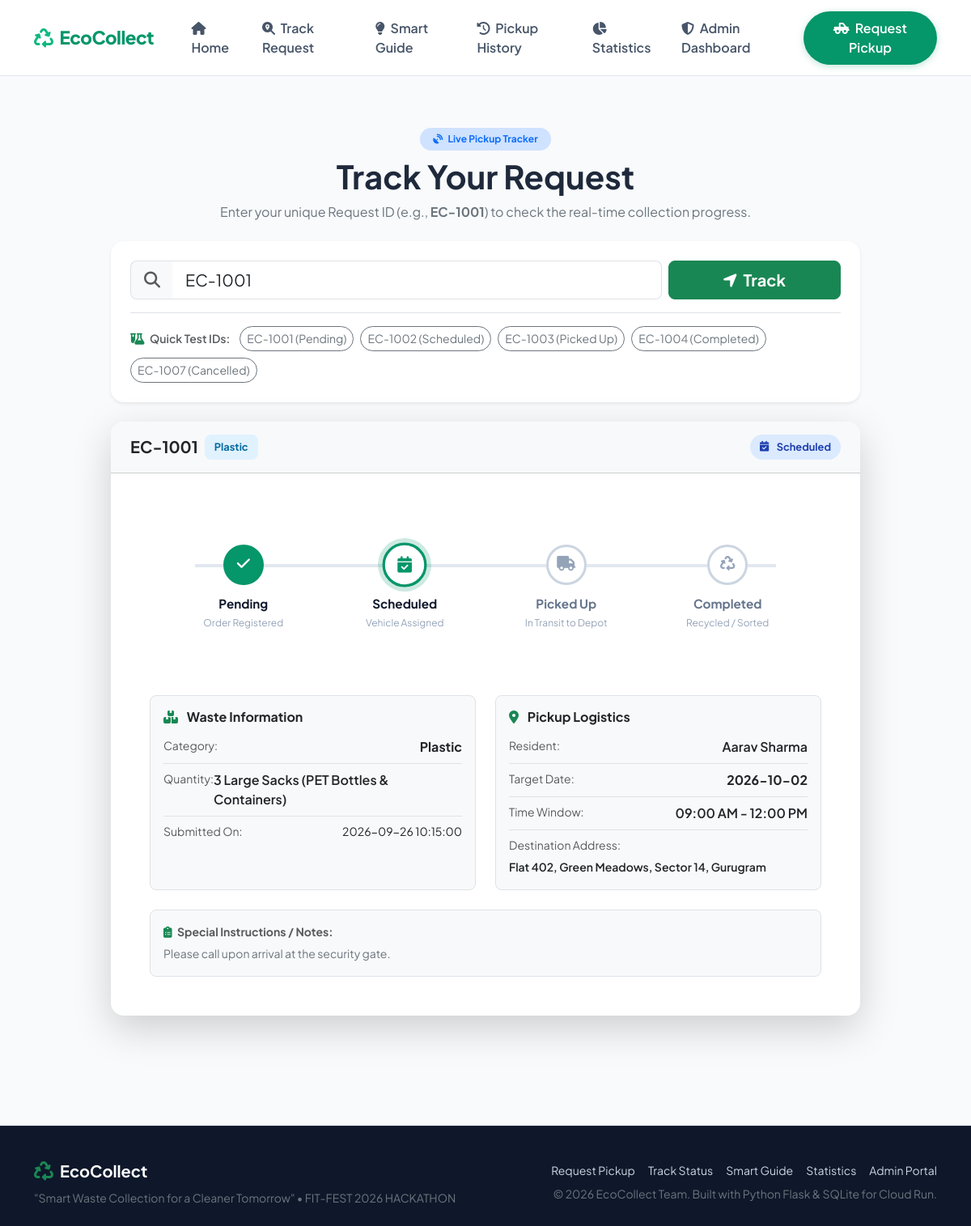
The app's page /track?request_id=EC-1001 with its own data.
### tables this page shows
CREATE TABLE requests (
            id INTEGER PRIMARY KEY AUTOINCREMENT,
            request_id TEXT UNIQUE NOT NULL,
            name TEXT NOT NULL,
            phone TEXT NOT NULL,
            email TEXT NOT NULL,
            waste_category TEXT NOT NULL,
            quantity TEXT NOT NULL,
            address TEXT NOT NULL,
            pickup_date TEXT NOT NULL,
            time_slot TEXT NOT NULL,
            notes TEXT,
            status TEXT NOT NULL DEFAULT 'Pending',
            created_at TIMESTAMP DEFAULT CURRENT_TIMESTAMP
        );

### app.py (the view)
@app.route("/track", methods=["GET", "POST"])
def track():
    req_id = request.values.get("request_id", "").strip().upper()
    req = None
    searched = False
    if req_id:
        searched = True
        req = database.get_request_by_id(req_id)
        if not req:
            flash(f"No collection request found with ID '{req_id}'. Please verify and try again.", "warning")
    return render_template("track.html", request=req, search_query=req_id, searched=searched)

### templates/track.html (shortened to what this page needs)
{% extends "base.html" %}
{% block content %}
<div class="container py-5">
    <div class="row justify-content-center">
        <div class="col-lg-10">
            <div class="text-center mb-4">
                <span class="badge bg-primary-subtle text-primary fw-bold px-3 py-2 rounded-pill mb-2">
                    <i class="fa-solid fa-satellite-dish me-1"></i> Live Pickup Tracker
                </span>
                <h1 class="fw-bold mb-2">Track Your Request</h1>
                <p class="text-secondary max-w-600 mx-auto">
                    Enter your unique Request ID (e.g., <strong>EC-1001</strong>) to check the real-time collection progress.
                </p>
            </div>
            <div class="card border-0 shadow-sm rounded-4 p-4 mb-4 bg-white">
                <form action="{{ url_for('track') }}" method="GET" class="row g-2 align-items-center">
                    <div class="col-md-9">
                        <div class="input-group input-group-lg">
                            <span class="input-group-text bg-light border-end-0">
                                <i class="fa-solid fa-magnifying-glass text-muted"></i>
                            </span>
                            <input type="text" name="request_id" class="form-control border-start-0" placeholder="Enter Request ID (e.g. EC-1001)" value="{{ search_query }}" required>
                        </div>
                    </div>
                    <div class="col-md-3">
                        <button type="submit" class="btn btn-success btn-lg w-100 fw-bold rounded-3">
                            <i class="fa-solid fa-location-arrow me-1"></i> Track
                        </button>
                    </div>
                </form>
                <div class="mt-3 pt-3 border-top d-flex flex-wrap align-items-center gap-2">
                    <span class="small text-muted fw-semibold me-1"><i class="fa-solid fa-flask-vial text-success me-1"></i> Quick Test IDs:</span>
                    <a href="{{ url_for('track', request_id='EC-1001') }}" class="btn btn-sm btn-outline-secondary rounded-pill">EC-1001 (Pending)</a>
                    <a href="{{ url_for('track', request_id='EC-1002') }}" class="btn btn-sm btn-outline-secondary rounded-pill">EC-1002 (Scheduled)</a>
                    <a href="{{ url_for('track', request_id='EC-1003') }}" class="btn btn-sm btn-outline-secondary rounded-pill">EC-1003 (Picked Up)</a>
                    <a href="{{ url_for('track', request_id='EC-1004') }}" class="btn btn-sm btn-outline-secondary rounded-pill">EC-1004 (Completed)</a>
                    <a href="{{ url_for('track', request_id='EC-1007') }}" class="btn btn-sm btn-outline-secondary rounded-pill">EC-1007 (Cancelled)</a>
                </div>
            </div>
            {% if searched and request %}
                <div class="card border-0 shadow-lg rounded-4 overflow-hidden mb-4 bg-white">
                    <div class="card-header bg-light py-3 px-4 d-flex flex-wrap justify-content-between align-items-center">
                        <div class="d-flex align-items-center gap-2">
                            <span class="fs-5 fw-bold text-dark">{{ request.request_id }}</span>
                            <span class="badge-category badge-{{ request.waste_category|lower|replace(' ', '') }}">
                                {{ request.waste_category }}
                            </span>
                        </div>
                        <div class="mt-2 mt-sm-0">
                            {% if request.status == 'Pending' %}
                                <span class="badge-status status-pending"><i class="fa-regular fa-clock me-1"></i> Pending</span>
                            {% elif request.status == 'Scheduled' %}
                                <span class="badge-status status-scheduled"><i class="fa-solid fa-calendar-check me-1"></i> Scheduled</span>
                            {% elif request.status == 'Picked Up' %}
                                <span class="badge-status status-picked-up"><i class="fa-solid fa-truck me-1"></i> Picked Up</span>
                            {% elif request.status == 'Completed' %}
                                <span class="badge-status status-completed"><i class="fa-solid fa-circle-check me-1"></i> Completed</span>
                            {% elif request.status == 'Cancelled' %}
                                <span class="badge-status status-cancelled"><i class="fa-solid fa-circle-xmark me-1"></i> Cancelled</span>
                            {% endif %}
                        </div>
                    </div>
                    <div class="card-body p-4 p-md-5">
                        {% if request.status == 'Cancelled' %}
                            <div class="timeline-cancelled-banner mb-5">
                                <div class="fs-1"><i class="fa-solid fa-ban"></i></div>
                                <div>
                                    <h5 class="fw-bold mb-1">Request Cancelled</h5>
                                    <p class="mb-0 small">This pickup request was cancelled. If you believe this was in error, please submit a new pickup request or contact collection support.</p>
                                </div>
                            </div>
                        {% else %}
                            <div class="timeline-container mb-5">
                                <div class="tracking-timeline">
                                    {% set is_pending_done = request.status in ['Pending', 'Scheduled', 'Picked Up', 'Completed'] %}
                                    {% set is_pending_active = request.status == 'Pending' %}
                                    <div class="timeline-step {% if is_pending_active %}active{% elif is_pending_done %}completed{% endif %}">
                                        <div class="step-icon">
                                            {% if is_pending_done and not is_pending_active %}
                                                <i class="fa-solid fa-check"></i>
                                            {% else %}
                                                <i class="fa-regular fa-file-lines"></i>
                                            {% endif %}
                                        </div>
                                        <div class="step-label">Pending</div>
                                        <div class="step-desc">Order Registered</div>
                                    </div>
                                    {% set is_sched_done = request.status in ['Scheduled', 'Picked Up', 'Completed'] %}
                                    {% set is_sched_active = request.status == 'Scheduled' %}
                                    <div class="timeline-step {% if is_sched_active %}active{% elif is_sched_done %}completed{% endif %}">
                                        <div class="step-icon">
                                            {% if is_sched_done and not is_sched_active %}
                                                <i class="fa-solid fa-check"></i>
                                            {% else %}
                                                <i class="fa-solid fa-calendar-check"></i>
                                            {% endif %}
                                        </div>
                                        <div class="step-label">Scheduled</div>
                                        <div class="step-desc">Vehicle Assigned</div>
                                    </div>
                                    {% set is_pickup_done = request.status in ['Picked Up', 'Completed'] %}
                                    {% set is_pickup_active = request.status == 'Picked Up' %}
                                    <div class="timeline-step {% if is_pickup_active %}active{% elif is_pickup_done %}completed{% endif %}">
                                        <div class="step-icon">
                                            {% if is_pickup_done and not is_pickup_active %}
                                                <i class="fa-solid fa-check"></i>
                                            {% else %}
                                                <i class="fa-solid fa-truck"></i>
                                            {% endif %}
                                        </div>
                                        <div class="step-label">Picked Up</div>
                                        <div class="step-desc">In Transit to Depot</div>
                                    </div>
                                    {% set is_comp_active = request.status == 'Completed' %}
                                    <div class="timeline-step {% if is_comp_active %}completed{% endif %}">
                                        <div class="step-icon">
                                            <i class="fa-solid fa-recycle"></i>
                                        </div>
                                        <div class="step-label">Completed</div>
                                        <div class="step-desc">Recycled / Sorted</div>
                                    </div>
                                </div>
                            </div>
                        {% endif %}
                        <div class="row g-4 pt-2">
                            <div class="col-md-6">
                                <div class="p-3 rounded-3 bg-light h-100 border">
                                    <h6 class="fw-bold text-dark mb-3"><i class="fa-solid fa-boxes-stacked me-2 text-success"></i> Waste Information</h6>
                                    <div class="d-flex justify-content-between mb-2 pb-2 border-bottom">
                                        <span class="text-muted small">Category:</span>
                                        <span class="fw-bold">{{ request.waste_category }}</span>
                                    </div>
                                    <div class="d-flex justify-content-between mb-2 pb-2 border-bottom">
                                        <span class="text-muted small">Quantity:</span>
                                        <span class="fw-semibold">{{ request.quantity }}</span>
                                    </div>
                                    <div class="d-flex justify-content-between">
                                        <span class="text-muted small">Submitted On:</span>
                                        <span class="small">{{ request.created_at }}</span>
                                    </div>
                                </div>
                            </div>
                            <div class="col-md-6">
                                <div class="p-3 rounded-3 bg-light h-100 border">
                                    <h6 class="fw-bold text-dark mb-3"><i class="fa-solid fa-location-dot me-2 text-success"></i> Pickup Logistics</h6>
                                    <div class="d-flex justify-content-between mb-2 pb-2 border-bottom">
                                        <span class="text-muted small">Resident:</span>
                                        <span class="fw-semibold">{{ request.name }}</span>
                                    </div>
                                    <div class="d-flex justify-content-between mb-2 pb-2 border-bottom">
                                        <span class="text-muted small">Target Date:</span>
                                        <span class="fw-bold">{{ request.pickup_date }}</span>
                                    </div>
                                    <div class="d-flex justify-content-between mb-2 pb-2 border-bottom">
                                        <span class="text-muted small">Time Window:</span>
                                        <span class="fw-semibold">{{ request.time_slot }}</span>
                                    </div>
                                    <div class="mb-0">
                                        <span class="text-muted small d-block mb-1">Destination Address:</span>
                                        <span class="fw-semibold small">{{ request.address }}</span>
                                    </div>
                                </div>
                            </div>
                        </div>
                        {% if request.notes %}
                            <div class="mt-4 p-3 bg-light rounded-3 border">
                                <span class="text-muted small fw-bold d-block mb-1"><i class="fa-solid fa-clipboard-list me-1 text-success"></i> Special Instructions / Notes:</span>
                                <span class="small text-secondary">{{ request.notes }}</span>
                            </div>
                        {% endif %}
                    </div>
                </div>
            {% endif %}
        </div>
    </div>
</div>
{% endblock %}

### records on screen
requests: request_id "EC-1001", waste_category "Plastic", quantity "3 Large Sacks (PET Bottles & Containers)", created_at "2026-09-26 10:15:00", name "Aarav Sharma", pickup_date "2026-10-02", time_slot "09:00 AM - 12:00 PM", address "Flat 402, Green Meadows, Sector 14, Gurugram", notes "Please call upon arrival at the security gate."
